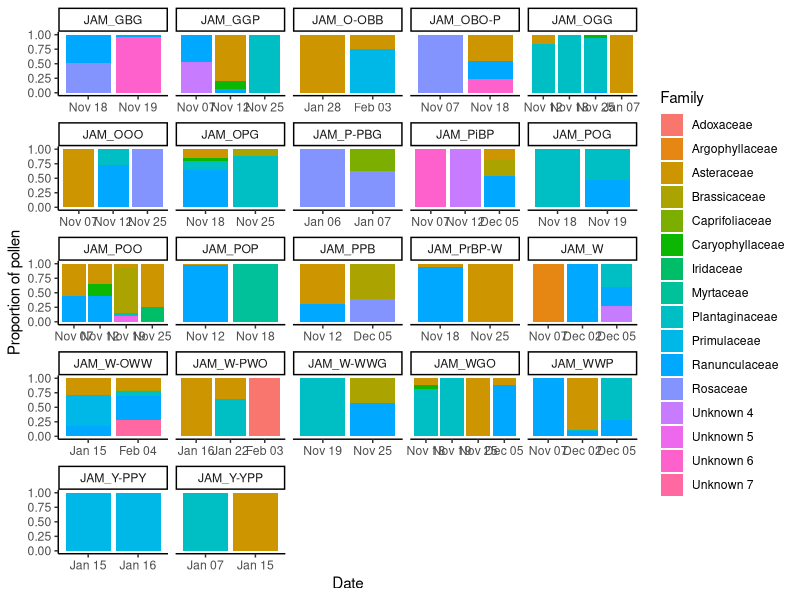
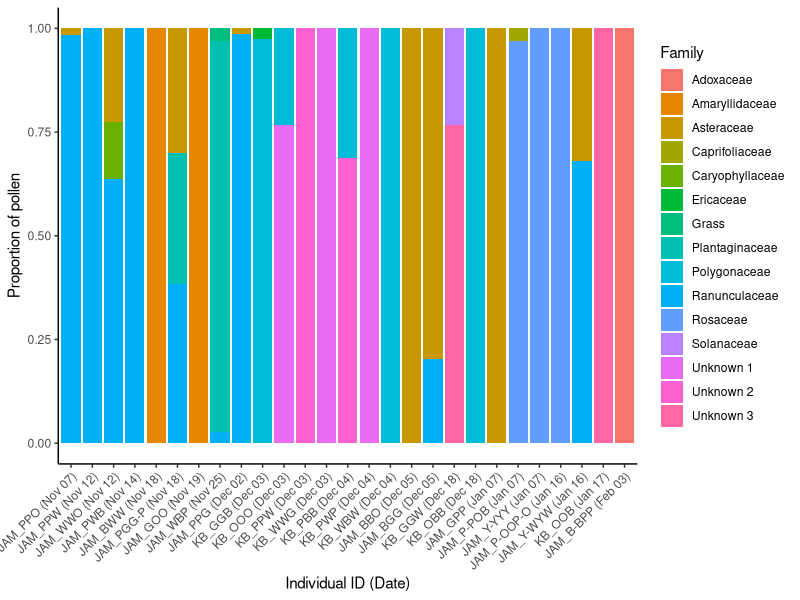
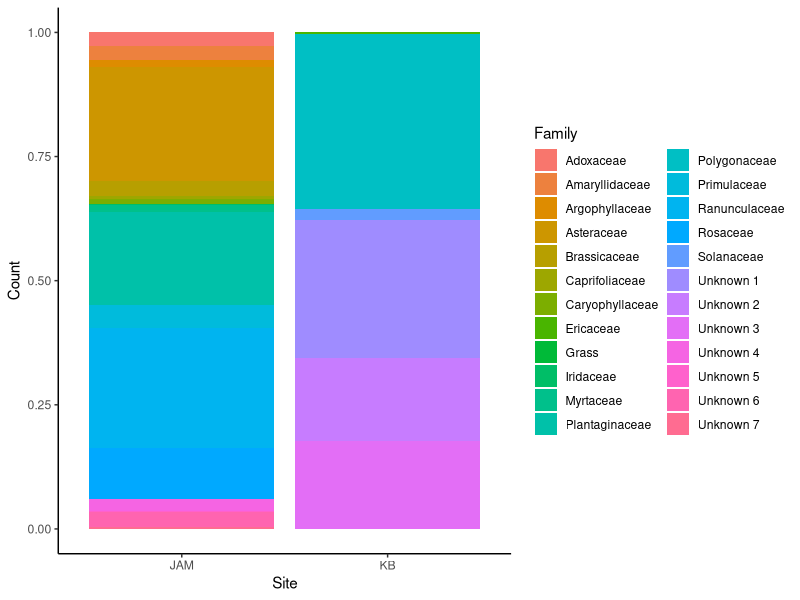

These figures' R source, in order: (Note: this script raises an error after producing the figures.)
## ---- chunk 1

library(tidyverse)
library(ggplot2)
theme_set(theme_classic())

pollen <- read_csv('Data/Pollen_and_Surveys/Pollen_data_cleaned.csv')
beehav <- read_csv('Data/Behaviour/Behaviour_data_cleaned.csv')
pollen_beehav <- read_csv('Data/Behaviour/Pollen_and_behaviour_cleaned.csv')

## ---- chunk 2


# make date labels for the figure
pollen <- pollen %>%
  mutate(
    Date_label  = format(Date_pollen, "%b %d"),                    
    Date_label  = factor(Date_label, levels = format(sort(unique(Date_pollen)), "%b %d")))

# reorder the pollen counts within each bee from smallest to largest pollen count
pollen <- pollen %>%
  group_by(Bee_ID, Date_pollen) %>%
  arrange(Count)

# bees with multiple samples 
pollen %>% 
  filter(Num_of_samples > 1) %>% 
  ggplot(aes(x = Date_label, y = Count, fill = Family)) +
  geom_bar(stat = "identity", position = "fill") +  
  labs(x = "Date", y = "Proportion of pollen") +
  facet_wrap(~ Bee_ID, scales = "free_x") 

# bees with 1 sample
pollen %>%
  filter(Num_of_samples < 2) %>%
  mutate(Label = paste0(Bee_ID, " (", Date_label, ")")) %>%
  ggplot(aes(x = reorder(Label, Date_pollen), y = Count, fill = Family)) +
  geom_bar(stat = "identity", position = "fill") +
  labs(x = "Individual ID (Date)", y = "Proportion of pollen") +
  theme(axis.text.x = element_text(angle = 45, vjust = 1, hjust = 1))


# pollen types bees collected, summary 

pollen %>% 
  ggplot(aes(x = Site, y = Count, fill = Family)) +
  geom_bar(stat = "identity", position = "fill")


## ---- chunk 3

# label by week
library(lubridate)
beehav_sum_rep <- beehav_sum_rep %>%
  mutate(
    Week_index = as.integer(difftime(floor_date(Date_beehav, "week"),
                                     floor_date(min(Date_beehav), "week"),
                                     units = "weeks")) + 1)

# remove duplicates within the same week if there are any by arranging "social" first, then removing dupes
beehav_sum_weekly <- beehav_sum_rep %>%
  group_by(Week_index, Nest) %>%
  arrange(desc(Num_females_con)) %>%
  slice_head(n = 1) %>% 
  ungroup()


# plot nest socialty throughout the season 

# make sample size for figure
sample_size_beehav_sum_rep <- beehav_sum_weekly %>%
  count(Week_index)


# con
beehav_sum_weekly %>%
  ggplot(aes(x = Week_index, fill = Social_status_con)) +
  geom_bar(position = "fill") +
  scale_y_continuous(labels = scales::percent) +
  labs(y = "Percent") +
  geom_text(data = sample_size_beehav_sum_rep,
            aes(x = Week_index, y = 1.05,
                label = paste0(n)),
            inherit.aes = FALSE) +
  scale_fill_manual(values = c("skyblue4", "skyblue"))

# lib
beehav_sum_weekly %>%
  ggplot(aes(x = Week_index, fill = Social_status_lib)) +
  geom_bar(position = "fill") +
  scale_y_continuous(labels = scales::percent) +
  labs(y = "Percent") +
  geom_text(data = sample_size_beehav_sum_rep,
            aes(x = Week_index, y = 1.05,
                label = paste0(n)),
            inherit.aes = FALSE) +
  scale_fill_manual(values = c("skyblue4", "skyblue"))



# max number of females in each nest 
# Conservative estimate
beehav_sum %>%
  filter(Num_females_con != 0) %>% 
  ggplot(aes(x = Num_females_con, fill = Site)) +
  geom_bar(position = 'dodge') +
  scale_fill_manual(values = c("palevioletred", "darkolivegreen3"))
# Liberal estimate
total_females_per_nest %>%
  ggplot(aes(x = Num_females_total_added_IDs_lib, fill = Site)) +
  geom_bar(position = 'dodge') +
  scale_fill_manual(values = c("palevioletred", "darkolivegreen3"))

# average?
beehav_sum %>% 
  filter(Num_females_con != 0) %>% 
  summarise(mean = mean(Num_females_con))
total_females_per_nest %>% 
  filter(Num_females_total_added_IDs_lib != 0) %>% 
  summarise(mean = mean(Num_females_total_added_IDs_lib))


# Number females over time in social nests conservative estimate
beehav_sum_weekly %>%
  filter(Nest == "J18" | Nest == "J100" | Nest == "J87" | Nest == "J91" | Nest == "J92" | Nest == "K13") %>% 
  ggplot(aes(x = Week_index, y = Num_females_con, colour = Nest, fill = Nest)) +
  geom_line() +
  geom_point() +
  ylim(0, 4)

# Number females over time in social nests moderate estimate (same as liberal)
beehav_sum_weekly %>%
  filter(Nest == "J18" | Nest == "J100" | Nest == "J87" | Nest == "J91" | Nest == "J92" | Nest == "K13") %>% 
  ggplot(aes(x = Week_index, y = Num_females_mod, colour = Nest, fill = Nest)) +
  geom_line() +
  geom_point() +
  ylim(0, 4)



# plot total number of nest sociality
# conservative
beehav_sum %>%
  filter(Num_females_con != 0) %>% 
  ggplot(aes(x = Site, fill = Social_status_con)) +
  geom_bar(position = "stack") +
  scale_fill_manual(values = c("skyblue4", "skyblue"))
# moderate same as conservative

# liberal
total_females_per_nest <- total_females_per_nest %>% mutate(Social_status_most_lib = ifelse(Num_females_total_added_IDs_lib >1, 'social', 'solitary'))
  
  
  
  
total_females_per_nest %>% 
  ggplot(aes(x = Site, fill = Social_status_most_lib)) +
  geom_bar(position = "stack") +
  scale_fill_manual(values = c("skyblue4", "skyblue"))


## ---- chunk 4

# sample size
pollen_beehav %>%
  group_by(Social_status_con) %>%
  summarise(n_samples = n_distinct(Slide_code))

# pollen diversity per sociality 
pollen_beehav %>% 
  group_by(Slide_code) %>% 
  ggplot(aes(x = Social_status_con, y = Num_of_families, fill = Social_status_con )) + 
  geom_violin() + 
  scale_fill_manual(values = c("skyblue4", "skyblue")) +
  labs(y = "Number of plant families per pollen sample")


# social nests
pollen_beehav %>% 
  filter(Social_status_con == "social") %>% 
  ggplot(aes(x = Date_label, y = Count, fill = Family)) +
  geom_bar(stat = "identity", position = "fill") +  
  labs(x = "Date", y = "Proportion of pollen", title = "social nests") +
  facet_wrap(~ Bee_ID, scales = "free_x") 

# solitary nests
pollen_beehav %>% 
  filter(Social_status_con == "solitary") %>% 
  ggplot(aes(x = Date_label, y = Count, fill = Family)) +
  geom_bar(stat = "identity", position = "fill") +  
  labs(x = "Date", y = "Proportion of pollen", title = "solitary nests") +
  facet_wrap(~ Bee_ID, scales = "free_x")
